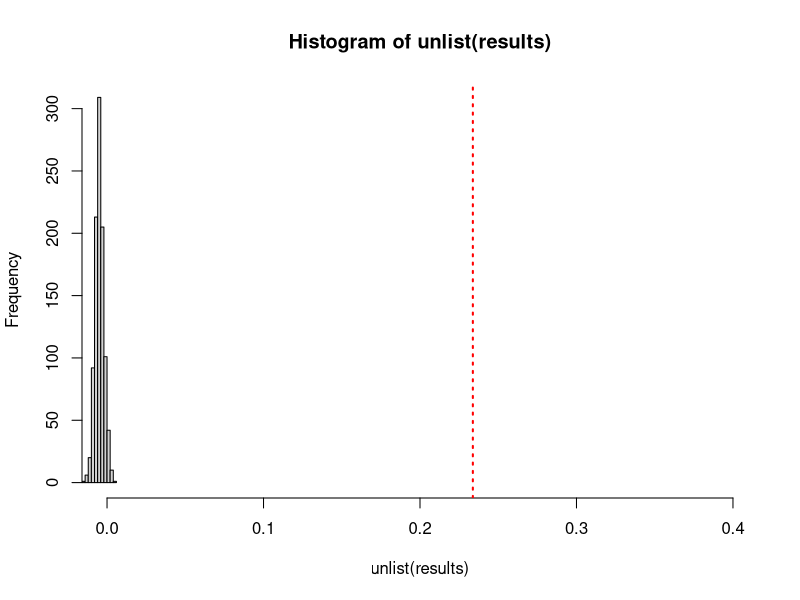
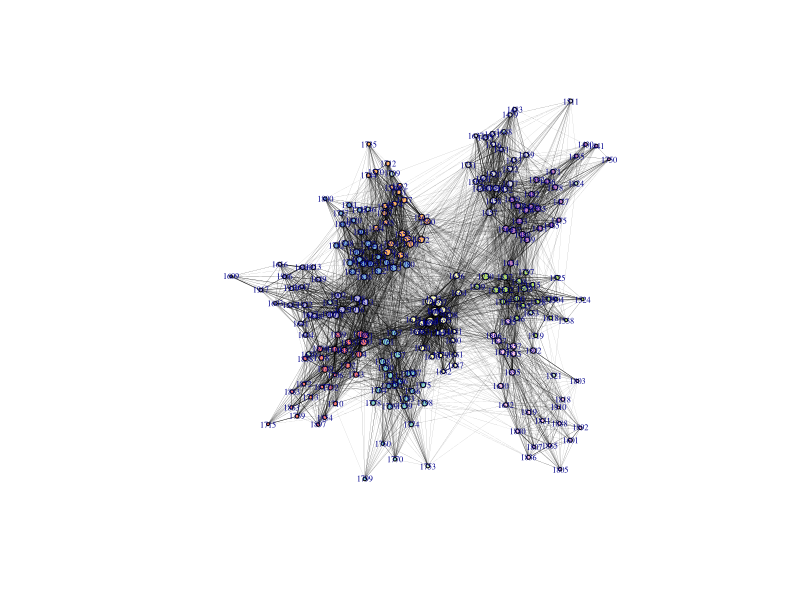
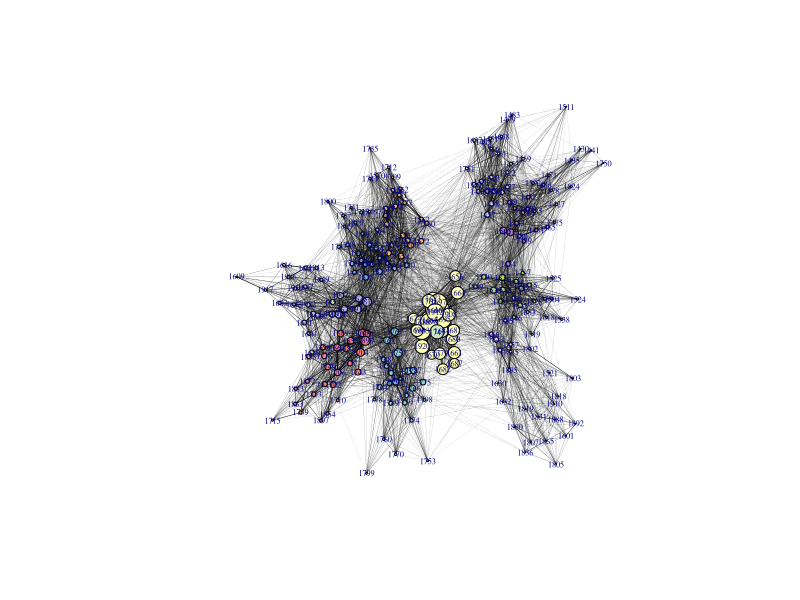
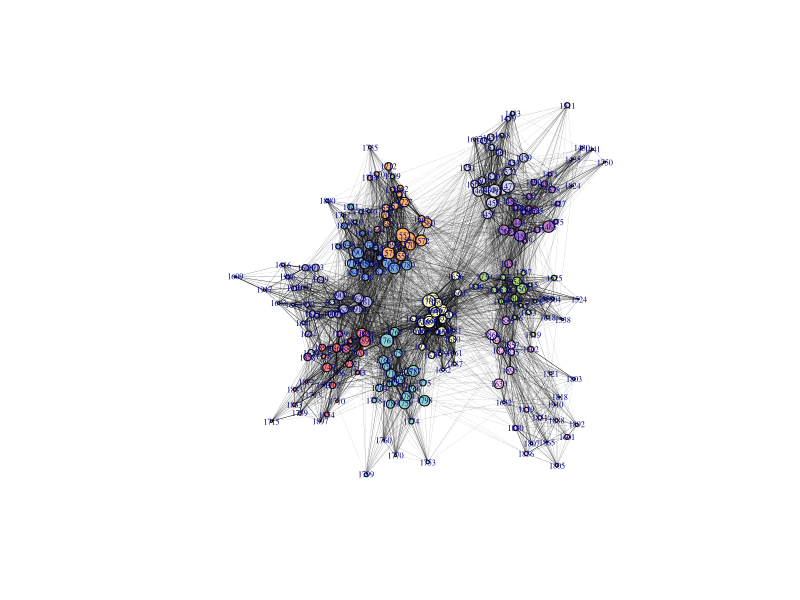
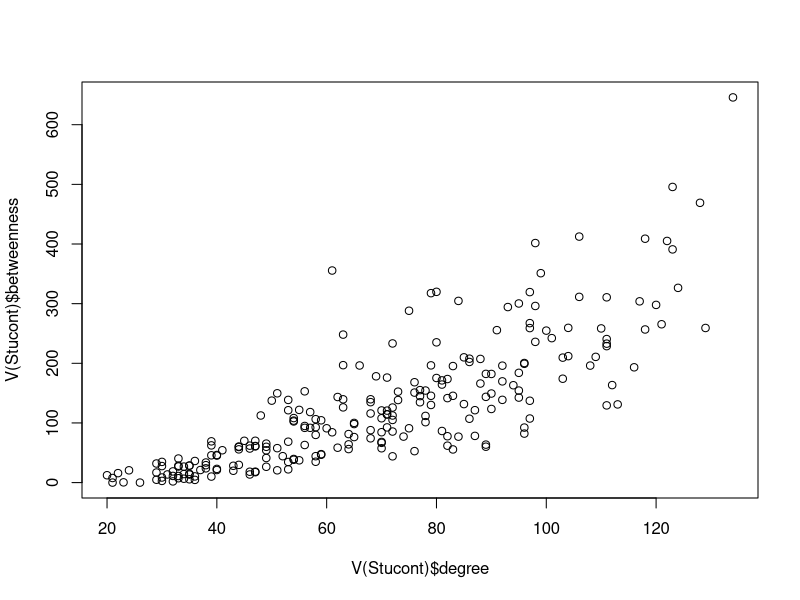
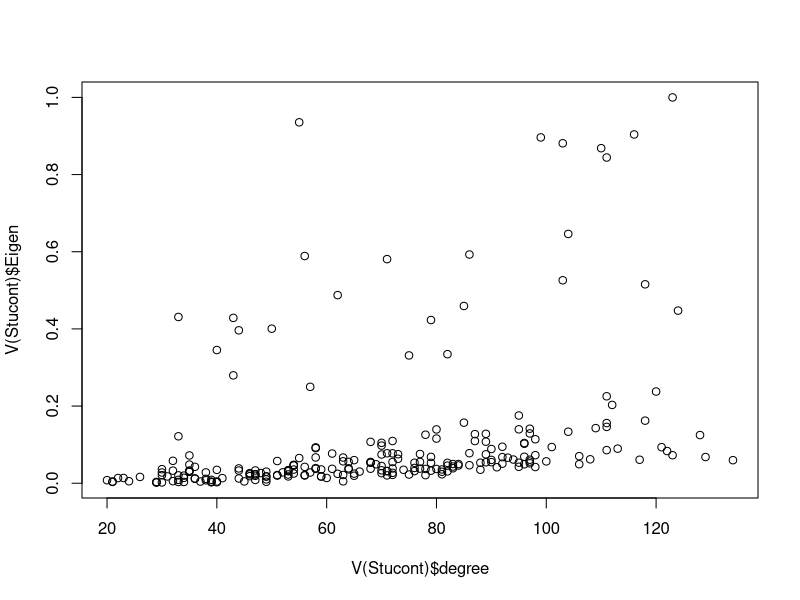
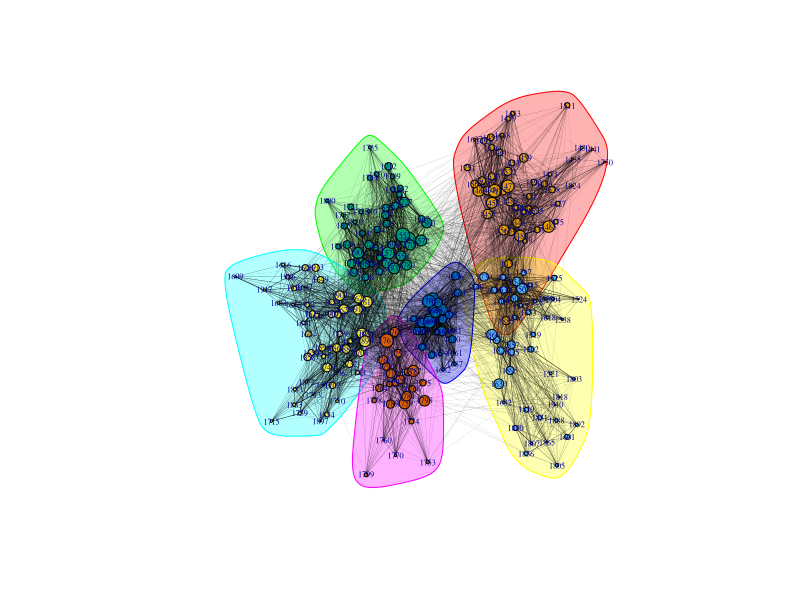

These figures' R source, in order:
# vCIES2020
## This script is created by Byoung-gyu Gong (bgong7@asu.edu),
## for vCIES2020 Workshop for Network data analysis and visualization

# Install packages
# install.packages(c("igraph","readr","tidyr","RColorBrewer"))

#==================================================================#
#====================== Data Pre-processing =======================#
#==================================================================#
# In this section, you will retrieve csv format network data file  #
# to the R studio as a dataframe and convert it into the igraph    #
# object.                                                          #
#==================================================================#

#1. Read data from the Github repository csv files
library (readr)
## Warning: There can be an error to get access to the urls at bellow.
## Although you get the error message and fail to create data frames,
## you should try it multiple times until you succeed because the error occurs randomly depending on
## the server condition.
## If you fail to load the data through this method, then just download the file
## from the link uploaded at my github mainpage (readme), and manually load it.

# urlfile1="https://raw.githubusercontent.com/Arizonagong/vCIES2020_Network-Analysis/master/igraph/primaryschool.csv"
# urlfile2="https://raw.githubusercontent.com/Arizonagong/vCIES2020_Network-Analysis/master/igraph/metadata_primaryschool.csv"
# D<-read_csv(url(urlfile1))
# D_meta<-read_csv(url(urlfile2))

D<-read_csv("dados/arestas.csv")
D_meta<-read_csv("dados/vertices.csv")

#2. Manage dataset
B<-as.data.frame(table(D)) # Create an edge weight column named "Freq"
B1<-subset(B,Freq>0) # Delete all the edges having weight equal to 0

#3. Create an igraph object from the dataframes
library(igraph)
# Unless your edgelist in B1 is recognized as 'factor' it will produce an error
Stucont<-graph_from_data_frame(B1, directed = FALSE, vertices = D_meta)
E(Stucont)$weight<-E(Stucont)$Freq # Assigning edge attribute to each edge
Stucont

#==================================================================#
#=================== Explore Your igraph Data =====================#
#==================================================================#
# In this section, you will explore the igraph object named        #
# "Stucont". You will see the summary of the igraph object with    #
# its data structure.                                              #
#==================================================================#

#1. igraph summary
Stucont
gsize(Stucont)
gorder(Stucont)

#2. Nodelist
V(Stucont)

#3. Edgelist
E(Stucont)

#4. Attributes
V(Stucont)$Gender
V(Stucont)$Gender[V(Stucont)$Gender=='Unknown'] <- NA
V(Stucont)$Class

#5. Adjacency matrix
Stucont[c(1:10),c(1:10)]

#==================================================================#
#===================== Measuring Centrality =======================#
#==================================================================#
# In this section, you will measure the centrality of the igraph   #
# object, "Stucont". You will be able to see how the theoretical   #
# concept of each centrality such as degree, eigenvector, and      #
# betweenness centrality is measured by the igraph.                #
#==================================================================#

#1. Degree centrality
Stucont_deg<-degree(Stucont,mode=c("All"))
V(Stucont)$degree<-Stucont_deg
V(Stucont)$degree
which.max(Stucont_deg)

#2. Eigenvector centrality
Stucont_eig <- evcent(Stucont)$vector
V(Stucont)$Eigen<-Stucont_eig
V(Stucont)$Eigen
which.max(Stucont_eig)

#3. Betweenness centrality
Stucont_bw<-betweenness(Stucont, directed = FALSE)
V(Stucont)$betweenness<-Stucont_bw
V(Stucont)$betweenness
which.max(Stucont_bw)

DF<-as_long_data_frame(Stucont)
Stucont

#==================================================================#
#================== Measuring Network Structure ===================#
#==================================================================#
# In this section, you will measure the indicators of the network  #
# structure such as network density, assortativity.                #
#==================================================================#

#1. Network Density
edge_density(Stucont) # Global density
A1<-induced_subgraph(Stucont, V(Stucont)[Class=="1A"], impl=c("auto")) # Subgraphing into each class
edge_density(A1) # Class level density

#2. Assortativity
values <- as.numeric(factor(V(Stucont)$Class))
assortativity_nominal(Stucont, types=values)

#2.1. Calculate the observed assortativity
observed.assortativity <- assortativity_nominal(Stucont, types=values)
results <- vector('list', 1000)
for(i in 1:1000){results[[i]] <- assortativity_nominal(Stucont, sample(values))}

#2.2.  Plot the distribution of assortativity values and add a red vertical line at the original observed value
hist(unlist(results), xlim = c(0,0.4))
abline(v = observed.assortativity,col = "red", lty = 3, lwd=2)

#==================================================================#
#===================== Network Visualization ======================#
#==================================================================#

#1. Plotting a network with the degree centrality

set.seed(1001)
library(RColorBrewer) # This is the color library
pal<-brewer.pal(length(unique(V(Stucont)$Class)), "Set3") # Vertex color assigned per each class number
plot(Stucont,edge.color = 'black',vertex.label.cex =0.5,
     vertex.color=pal[as.numeric(as.factor(vertex_attr(Stucont, "Class")))],
     vertex.size = sqrt(Stucont_deg)/3, edge.width=sqrt(E(Stucont)$weight/800),
     layout = layout.fruchterman.reingold)

#1. Plotting a network with the eigenvector centrality

set.seed(1001)
plot(Stucont,edge.color = 'black',vertex.label.cex =0.5,
     vertex.color=pal[as.numeric(as.factor(vertex_attr(Stucont, "Class")))],
     vertex.size = sqrt(Stucont_eig)*10, edge.width=sqrt(E(Stucont)$weight/800),
     layout = layout.fruchterman.reingold)

#2. Plotting a network with the betweenness centrality

set.seed(1001)
plot(Stucont,edge.color = 'black',vertex.label.cex =0.5,
     vertex.color=pal[as.numeric(as.factor(vertex_attr(Stucont, "Class")))],
     vertex.size = sqrt(Stucont_bw)/3, edge.width=sqrt(E(Stucont)$weight/800),
     layout = layout.fruchterman.reingold)

#3. Plotting a scatter plot to see the correlation

#3.1. between degree and betweenness centrality

plot(V(Stucont)$degree, V(Stucont)$betweenness)

#3.2. between degree and eigenvector centrality

plot(V(Stucont)$degree, V(Stucont)$Eigen)

#==================================================================#
#====================== Community Detection =======================#
#==================================================================#

#1. Louvain clustering
lc <- cluster_louvain(Stucont) # Create a cluster based on the Louvain method
communities(lc) # You can check which vertices belongs to which clusters.

#2. Plotting the Betweenness Centrality network with the community detection

set.seed(1001) # To duplicate the computer process and create exactly the same network repetitively you should set the seed.
plot(lc, Stucont, edge.color = 'black',vertex.label.cex =0.5,
     vertex.color=pal[as.numeric(as.factor(vertex_attr(Stucont, "Class")))],
     vertex.size = sqrt(Stucont_bw)/3, edge.width=sqrt(E(Stucont)$weight/800),
     layout = layout.fruchterman.reingold)
